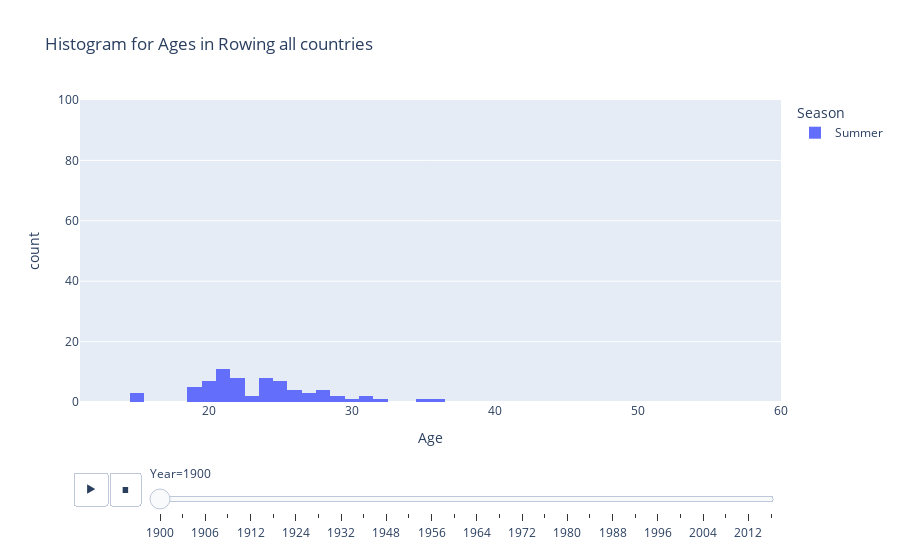

Notebook cell for this chart:
### Markdown cell above
### Hur har åldrarna inom rodd sett ut genom åren?

### Code cell
rowing_rows = merged[merged['Sport']=='Rowing']
rowing_rows_uniqueID = rowing_rows.drop_duplicates(subset=['ID', 'Year'])
rowing_rows_uniqueID['Year'] = rowing_rows_uniqueID['Year'].astype(int)
rowing_rows_uniqueID.sort_values('Year', inplace=True)

fig_hist2 = px.histogram(
    rowing_rows_uniqueID, 
    x='Age', 
    nbins=42, 
    title="Histogram for Ages in Rowing all countries",
    animation_frame='Year',
    color='Season',
)
    
fig_hist2.update_layout({
    'yaxis': {'range': [0,100]},
    'xaxis': {'range': [11, 60]}
    }
)

fig_hist2.show()

#jag borde kanske göra en funktion...

### Figure 1 — Plotly figure (JSON) as saved in the notebook; plotly's stock layout.template omitted (floating-point values rounded to 4 significant figures)
{"data": [{"bingroup": "x", "hovertemplate": "Season=Summer<br>Year=1900<br>Age=%{x}<br>count=%{y}<extra></extra>", "legendgroup": "Summer", "marker": {"color": "#636efa", "pattern": {"shape": ""}}, "name": "Summer", "nbinsx": 42, "orientation": "v", "showlegend": true, "type": "histogram", "x": [25.0, 21.0, NaN, 22.0, 22.0, 19.0, 15.0, 25.0, 15.0, 15.0, 24.0, 21.0, 25.0, 22.0, 24.0, 23.0, 27.0, 24.0, 21.0, 31.0, NaN, 19.0, 21.0, NaN, 24.0, 28.0, 21.0, 20.0, 21.0, NaN, NaN, 28.0, 26.0, 21.0, 27.0, 29.0, NaN, 20.0, 26.0, 19.0, 22.0, NaN, NaN, 22.0, 20.0, 31.0, NaN, 25.0, 28.0, 24.0, NaN, 26.0, 30.0, NaN, NaN, 20.0, 19.0, 21.0, 26.0, NaN, NaN, NaN, 24.0, NaN, NaN, NaN, NaN, NaN, NaN, 36.0, 22.0, 20.0, 29.0, 22.0, 21.0, 20.0, NaN, 21.0, 32.0, NaN, NaN, 25.0, NaN, NaN, NaN, 22.0, 28.0, 25.0, 27.0, NaN, 23.0, NaN, 24.0, 25.0, 24.0, 19.0, 35.0, 21.0, 20.0], "xaxis": "x", "yaxis": "y"}], "layout": {"barmode": "relative", "legend": {"title": {"text": "Season"}, "tracegroupgap": 0}, "sliders": [{"active": 0, "currentvalue": {"prefix": "Year="}, "len": 0.9, "pad": {"b": 10, "t": 60}, "steps": [{"args": [["1900"], {"frame": {"duration": 0, "redraw": true}, "fromcurrent": true, "mode": "immediate", "transition": {"duration": 0, "easing": "linear"}}], "label": "1900", "method": "animate"}, {"args": [["1904"], {"frame": {"duration": 0, "redraw": true}, "fromcurrent": true, "mode": "immediate", "transition": {"duration": 0, "easing": "linear"}}], "label": "1904", "method": "animate"}, {"args": [["1906"], {"frame": {"duration": 0, "redraw": true}, "fromcurrent": true, "mode": "immediate", "transition": {"duration": 0, "easing": "linear"}}], "label": "1906", "method": "animate"}, {"args": [["1908"], {"frame": {"duration": 0, "redraw": true}, "fromcurrent": true, "mode": "immediate", "transition": {"duration": 0, "easing": "linear"}}], "label": "1908", "method": "animate"}, {"args": [["1912"], {"frame": {"duration": 0, "redraw": true}, "fromcurrent": true, "mode": "immediate", "transition": {"duration": 0, "easing": "linear"}}], "label": "1912", "method": "animate"}, {"args": [["1920"], {"frame": {"duration": 0, "redraw": true}, "fromcurrent": true, "mode": "immediate", "transition": {"duration": 0, "easing": "linear"}}], "label": "1920", "method": "animate"}, {"args": [["1924"], {"frame": {"duration": 0, "redraw": true}, "fromcurrent": true, "mode": "immediate", "transition": {"duration": 0, "easing": "linear"}}], "label": "1924", "method": "animate"}, {"args": [["1928"], {"frame": {"duration": 0, "redraw": true}, "fromcurrent": true, "mode": "immediate", "transition": {"duration": 0, "easing": "linear"}}], "label": "1928", "method": "animate"}, {"args": [["1932"], {"frame": {"duration": 0, "redraw": true}, "fromcurrent": true, "mode": "immediate", "transition": {"duration": 0, "easing": "linear"}}], "label": "1932", "method": "animate"}, {"args": [["1936"], {"frame": {"duration": 0, "redraw": true}, "fromcurrent": true, "mode": "immediate", "transition": {"duration": 0, "easing": "linear"}}], "label": "1936", "method": "animate"}, {"args": [["1948"], {"frame": {"duration": 0, "redraw": true}, "fromcurrent": true, "mode": "immediate", "transition": {"duration": 0, "easing": "linear"}}], "label": "1948", "method": "animate"}, {"args": [["1952"], {"frame": {"duration": 0, "redraw": true}, "fromcurrent": true, "mode": "immediate", "transition": {"duration": 0, "easing": "linear"}}], "label": "1952", "method": "animate"}, {"args": [["1956"], {"frame": {"duration": 0, "redraw": true}, "fromcurrent": true, "mode": "immediate", "transition": {"duration": 0, "easing": "linear"}}], "label": "1956", "method": "animate"}, {"args": [["1960"], {"frame": {"duration": 0, "redraw": true}, "fromcurrent": true, "mode": "immediate", "transition": {"duration": 0, "easing": "linear"}}], "label": "1960", "method": "animate"}, {"args": [["1964"], {"frame": {"duration": 0, "redraw": true}, "fromcurrent": true, "mode": "immediate", "transition": {"duration": 0, "easing": "linear"}}], "label": "1964", "method": "animate"}, {"args": [["1968"], {"frame": {"duration": 0, "redraw": true}, "fromcurrent": true, "mode": "immediate", "transition": {"duration": 0, "easing": "linear"}}], "label": "1968", "method": "animate"}, {"args": [["1972"], {"frame": {"duration": 0, "redraw": true}, "fromcurrent": true, "mode": "immediate", "transition": {"duration": 0, "easing": "linear"}}], "label": "1972", "method": "animate"}, {"args": [["1976"], {"frame": {"duration": 0, "redraw": true}, "fromcurrent": true, "mode": "immediate", "transition": {"duration": 0, "easing": "linear"}}], "label": "1976", "method": "animate"}, {"args": [["1980"], {"frame": {"duration": 0, "redraw": true}, "fromcurrent": true, "mode": "immediate", "transition": {"duration": 0, "easing": "linear"}}], "label": "1980", "method": "animate"}, {"args": [["1984"], {"frame": {"duration": 0, "redraw": true}, "fromcurrent": true, "mode": "immediate", "transition": {"duration": 0, "easing": "linear"}}], "label": "1984", "method": "animate"}, {"args": [["1988"], {"frame": {"duration": 0, "redraw": true}, "fromcurrent": true, "mode": "immediate", "transition": {"duration": 0, "easing": "linear"}}], "label": "1988", "method": "animate"}, {"args": [["1992"], {"frame": {"duration": 0, "redraw": true}, "fromcurrent": true, "mode": "immediate", "transition": {"duration": 0, "easing": "linear"}}], "label": "1992", "method": "animate"}, {"args": [["1996"], {"frame": {"duration": 0, "redraw": true}, "fromcurrent": true, "mode": "immediate", "transition": {"duration": 0, "easing": "linear"}}], "label": "1996", "method": "animate"}, {"args": [["2000"], {"frame": {"duration": 0, "redraw": true}, "fromcurrent": true, "mode": "immediate", "transition": {"duration": 0, "easing": "linear"}}], "label": "2000", "method": "animate"}, {"args": [["2004"], {"frame": {"duration": 0, "redraw": true}, "fromcurrent": true, "mode": "immediate", "transition": {"duration": 0, "easing": "linear"}}], "label": "2004", "method": "animate"}, {"args": [["2008"], {"frame": {"duration": 0, "redraw": true}, "fromcurrent": true, "mode": "immediate", "transition": {"duration": 0, "easing": "linear"}}], "label": "2008", "method": "animate"}, {"args": [["2012"], {"frame": {"duration": 0, "redraw": true}, "fromcurrent": true, "mode": "immediate", "transition": {"duration": 0, "easing": "linear"}}], "label": "2012", "method": "animate"}, {"args": [["2016"], {"frame": {"duration": 0, "redraw": true}, "fromcurrent": true, "mode": "immediate", "transition": {"duration": 0, "easing": "linear"}}], "label": "2016", "method": "animate"}], "x": 0.1, "xanchor": "left", "y": 0, "yanchor": "top"}], "title": {"text": "Histogram for Ages in Rowing all countries"}, "updatemenus": [{"buttons": [{"args": [null, {"frame": {"duration": 500, "redraw": true}, "fromcurrent": true, "mode": "immediate", "transition": {"duration": 500, "easing": "linear"}}], "label": "&#9654;", "method": "animate"}, {"args": [[null], {"frame": {"duration": 0, "redraw": true}, "fromcurrent": true, "mode": "immediate", "transition": {"duration": 0, "easing": "linear"}}], "label": "&#9724;", "method": "animate"}], "direction": "left", "pad": {"r": 10, "t": 70}, "showactive": false, "type": "buttons", "x": 0.1, "xanchor": "right", "y": 0, "yanchor": "top"}], "xaxis": {"anchor": "y", "domain": [0, 1], "range": [11, 60], "title": {"text": "Age"}}, "yaxis": {"anchor": "x", "domain": [0, 1], "range": [0, 100], "title": {"text": "count"}}}}
